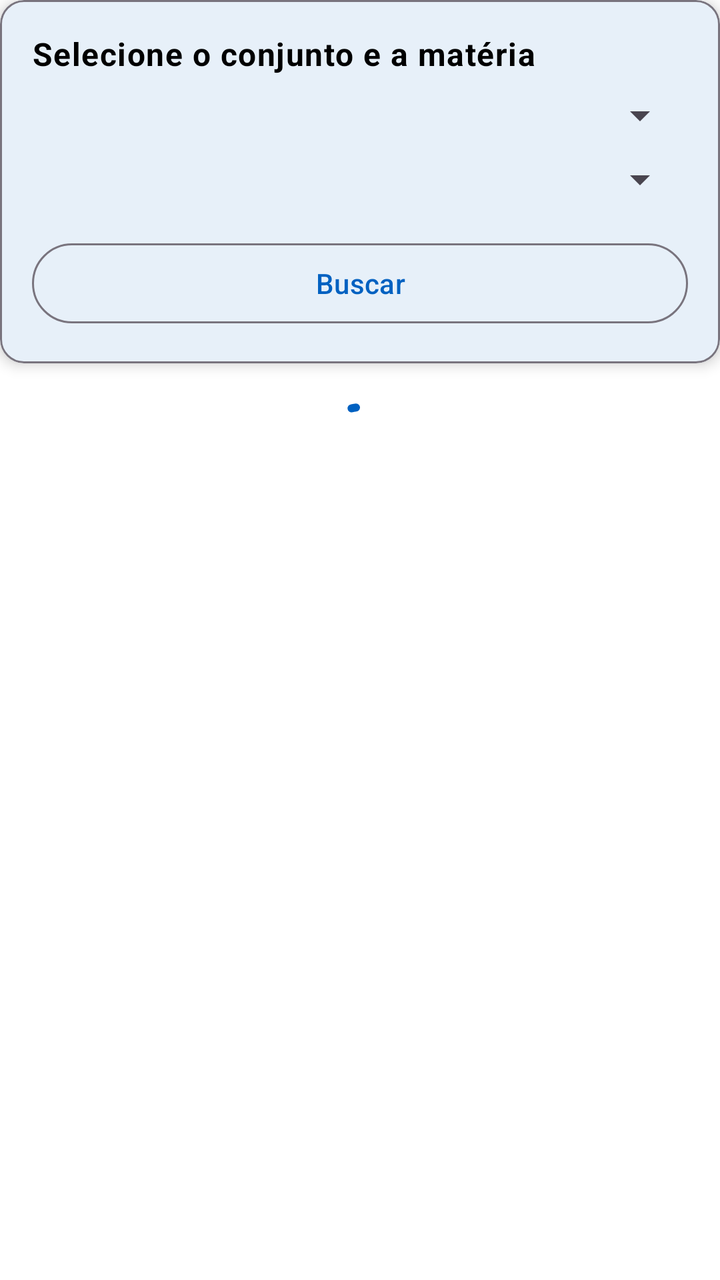
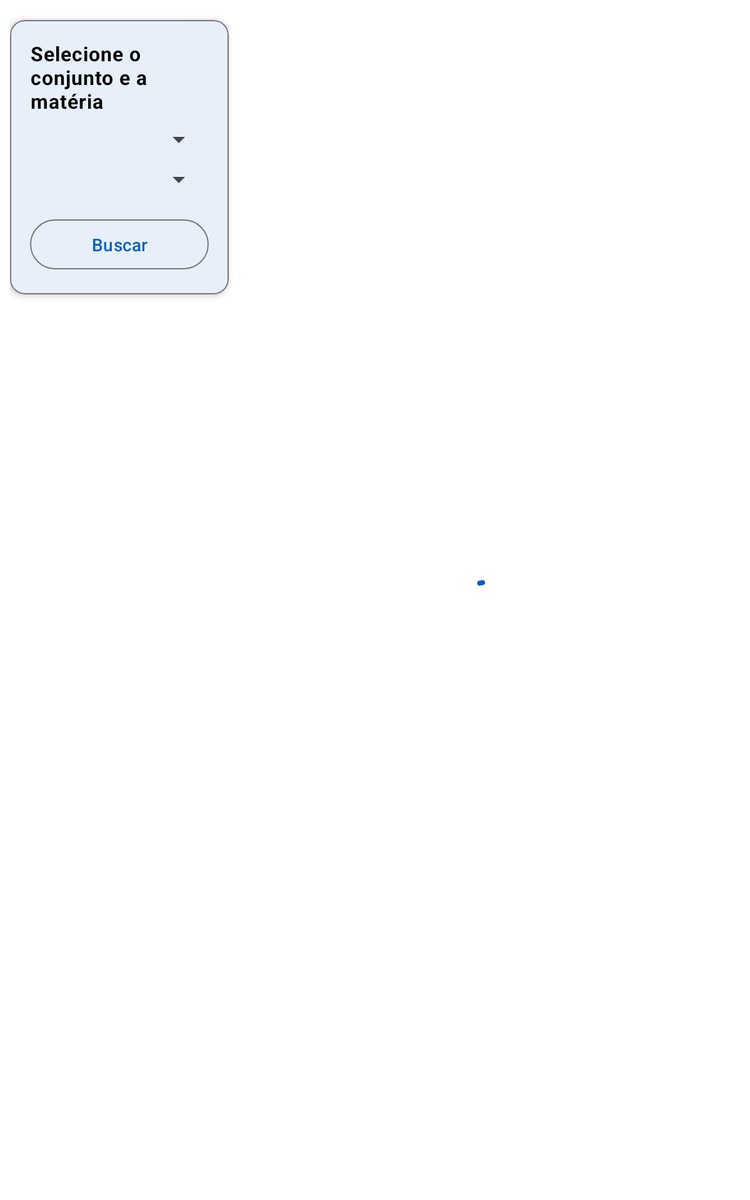

One screen, two layout resources from the same app: the default and the repository's alternative for another configuration. Each is rendered where Android would select it; the XML of both is given below.
<!-- AndroidManifest.xml: application theme Theme.ColégioEtapa -->
<!-- res/layout/fragment_provas_gabaritos.xml -->
<?xml version="1.0" encoding="utf-8"?>
<androidx.coordinatorlayout.widget.CoordinatorLayout xmlns:android="http://schemas.android.com/apk/res/android"
    xmlns:app="http://schemas.android.com/apk/res-auto"
    xmlns:tools="http://schemas.android.com/tools"
    android:layout_width="match_parent"
    android:layout_height="match_parent"
    android:background="@color/fundocartao"
    tools:context=".ProvasGabaritos"
    android:fitsSystemWindows="true"
    >

    <LinearLayout
        android:id="@+id/contentLayout"
        android:layout_width="match_parent"
        android:layout_height="match_parent"
        android:orientation="vertical"
        app:layout_behavior="@string/appbar_scrolling_view_behavior"
        android:paddingBottom="?attr/actionBarSize">

    <androidx.core.widget.NestedScrollView
            android:layout_width="match_parent"
            android:layout_height="match_parent"
            android:padding="0dp">

            <LinearLayout
                android:layout_width="match_parent"
                android:layout_height="wrap_content"
                android:orientation="vertical">

                <com.google.android.material.card.MaterialCardView
                    android:layout_width="match_parent"
                    android:layout_height="wrap_content"
                    app:cardBackgroundColor="@color/fundocartao"
                    app:cardElevation="4dp"
                    app:strokeColor="?attr/colorOutline"
                    app:strokeWidth="1dp">

                    <LinearLayout
                        android:layout_width="match_parent"
                        android:layout_height="wrap_content"
                        android:orientation="vertical"
                        android:padding="16dp">

                        <TextView
                            android:layout_width="match_parent"
                            android:layout_height="wrap_content"
                            android:text="@string/selecione_conjunto_materia"
                            android:textAppearance="?attr/textAppearanceBody1"
                            android:textColor="?attr/colorOnSurface"
                            android:textStyle="bold" />

                        <Spinner
                            android:id="@+id/spinnerConjunto"
                            android:layout_width="match_parent"
                            android:layout_height="wrap_content"
                            android:layout_marginTop="8dp" />

                        <Spinner
                            android:id="@+id/spinnerMateria"
                            android:layout_width="match_parent"
                            android:layout_height="wrap_content"
                            android:layout_marginTop="8dp" />

                        <com.google.android.material.button.MaterialButton
                            android:id="@+id/btnBuscar"
                            android:layout_width="match_parent"
                            android:layout_height="wrap_content"
                            android:layout_marginTop="16dp"
                            android:text="@string/buscar"
                            style="?attr/materialButtonOutlinedStyle" />

                    </LinearLayout>
                </com.google.android.material.card.MaterialCardView>

                <androidx.constraintlayout.widget.ConstraintLayout
                    android:id="@+id/containerResultado"
                    android:layout_width="match_parent"
                    android:layout_height="match_parent"
                    android:layout_marginTop="16dp">

                    <com.google.android.material.progressindicator.CircularProgressIndicator
                        android:id="@+id/progressBar"
                        android:layout_width="wrap_content"
                        android:layout_height="wrap_content"
                        android:indeterminate="true"
                        app:layout_constraintBottom_toBottomOf="parent"
                        app:layout_constraintEnd_toEndOf="parent"
                        app:layout_constraintStart_toStartOf="parent"
                        app:layout_constraintTop_toTopOf="parent" />

                    <androidx.recyclerview.widget.RecyclerView
                        android:id="@+id/recyclerProvas"
                        android:layout_width="match_parent"
                        android:layout_height="match_parent"
                        android:visibility="gone"
                        tools:listitem="@layout/item_prova_gabarito" />

                    <TextView
                        android:id="@+id/txtSemProvas"
                        android:layout_width="match_parent"
                        android:layout_height="wrap_content"
                        android:gravity="center"
                        android:padding="16dp"
                        android:text="@string/sem_provas_disponiveis"
                        android:textAppearance="?attr/textAppearanceBody1"
                        android:textColor="?attr/colorOnSurfaceVariant"
                        android:visibility="gone"
                        app:layout_constraintBottom_toBottomOf="parent"
                        app:layout_constraintEnd_toEndOf="parent"
                        app:layout_constraintStart_toStartOf="parent"
                        app:layout_constraintTop_toTopOf="parent" />

                    <TextView
                        android:id="@+id/txtSemDados"
                        android:layout_width="match_parent"
                        android:layout_height="wrap_content"
                        android:gravity="center"
                        android:padding="16dp"
                        android:text="@string/sem_dados"
                        android:textAppearance="?attr/textAppearanceBody1"
                        android:textColor="?attr/colorOnSurfaceVariant"
                        android:visibility="gone"
                        app:layout_constraintBottom_toBottomOf="parent"
                        app:layout_constraintEnd_toEndOf="parent"
                        app:layout_constraintStart_toStartOf="parent"
                        app:layout_constraintTop_toTopOf="parent" />
                </androidx.constraintlayout.widget.ConstraintLayout>

            </LinearLayout>
        </androidx.core.widget.NestedScrollView>
    </LinearLayout>

    
    <LinearLayout
        android:id="@+id/telaOffline"
        android:layout_width="match_parent"
        android:layout_height="match_parent"
        android:background="@color/fundocartao"
        android:orientation="vertical"
        android:gravity="center"
        android:padding="32dp"
        android:visibility="gone"
        app:layout_behavior="@string/appbar_scrolling_view_behavior">

        <ImageView
            android:layout_width="64dp"
            android:layout_height="64dp"
            android:src="@drawable/ic_no_connection"
            app:tint="?attr/colorOnSurface" />

        <TextView
            android:layout_width="wrap_content"
            android:layout_height="wrap_content"
            android:text="Sem internet"
            android:layout_marginTop="16dp"
            android:textAppearance="@style/TextAppearance.MaterialComponents.Headline6"/>

        <com.google.android.material.button.MaterialButton
            android:id="@+id/btn_tentar_novamente"
            android:layout_width="wrap_content"
            android:layout_height="wrap_content"
            android:layout_marginTop="24dp"
            android:text="TENTAR NOVAMENTE"
            style="@style/Widget.MaterialComponents.Button.OutlinedButton"/>
    </LinearLayout>
</androidx.coordinatorlayout.widget.CoordinatorLayout>
<!-- resources referenced by this layout -->
<resources>
  <color name="fundocartao">#FFFFFF</color>
  <string name="buscar">Buscar</string>
  <string name="selecione_conjunto_materia">Selecione o conjunto e a matéria</string>
  <string name="sem_dados">Não foi possível carregar os dados.</string>
  <string name="sem_provas_disponiveis">Não há provas disponíveis para a seleção atual.</string>
  <style name="Theme.ColégioEtapa" parent="Theme.Material3.DayNight.NoActionBar">
          
          <item name="colorOnSurface">@color/colorOnSurface</item>
          <item name="colorPrimary">@color/colorPrimary</item>
          <item name="colorOnPrimary">@color/colorOnPrimary</item>
          <item name="colorPrimaryContainer">@color/colorPrimaryContainer</item>
          <item name="colorSurface">@color/colorSurface</item>
          <item name="android:statusBarColor">@color/fundocartao</item>
          <item name="android:navigationBarColor">@android:color/transparent</item>
          <item name="colorSurfaceVariant">@color/md_theme_light_surfaceVariant</item>
          <item name="android:forceDarkAllowed">true</item>
          <item name="android:windowLightStatusBar">true</item>
  
          
          <item name="toolbarStyle">@style/Widget.ColégioEtapa.TopAppBar</item>
          <item name="bottomNavigationStyle">@style/Widget.ColégioEtapa.BottomNavigationView</item>
      </style>
  <color name="colorOnSurface">#000000</color>
  <color name="colorPrimary">#0061C1</color>
  <color name="colorOnPrimary">#FFFFFF</color>
  <color name="colorPrimaryContainer">#0061C1</color>
  <color name="colorSurface">#FFFFFF</color>
  <color name="md_theme_light_surfaceVariant">#F3EDF7</color>
</resources>
<!-- res/layout-sw600dp/fragment_provas_gabaritos.xml (the repository's variant of the layout above) -->
<!-- drawn on a 7-inch tablet held upright -->
<?xml version="1.0" encoding="utf-8"?>
<androidx.coordinatorlayout.widget.CoordinatorLayout xmlns:android="http://schemas.android.com/apk/res/android"
    xmlns:app="http://schemas.android.com/apk/res-auto"
    xmlns:tools="http://schemas.android.com/tools"
    android:layout_width="match_parent"
    android:layout_height="match_parent"
    android:background="@color/fundocartao"
    tools:context=".ProvasGabaritos"
    android:fitsSystemWindows="true">

    <androidx.constraintlayout.widget.ConstraintLayout
        android:id="@+id/contentLayout"
        android:layout_width="match_parent"
        android:layout_height="match_parent"
        app:layout_behavior="@string/appbar_scrolling_view_behavior">

        
        <LinearLayout
            android:id="@+id/barOffline"
            android:layout_width="0dp"
            android:layout_height="wrap_content"
            android:background="?attr/colorErrorContainer"
            android:gravity="center_vertical"
            android:orientation="horizontal"
            android:padding="8dp"
            android:visibility="gone"
            app:layout_constraintEnd_toEndOf="parent"
            app:layout_constraintStart_toStartOf="parent"
            app:layout_constraintTop_toTopOf="parent">

            <ImageView
                android:layout_width="24dp"
                android:layout_height="24dp"
                android:src="@drawable/ic_no_connection"
                app:tint="?attr/colorOnErrorContainer" />

            <TextView
                android:layout_width="wrap_content"
                android:layout_height="wrap_content"
                android:layout_marginStart="8dp"
                android:text="Sem conexão"
                android:textAppearance="?attr/textAppearanceBody2"
                android:textColor="?attr/colorOnErrorContainer"/>

            <View
                android:layout_width="0dp"
                android:layout_height="0dp"
                android:layout_weight="1" />

            <com.google.android.material.button.MaterialButton
                android:id="@+id/btnLogin"
                android:layout_width="wrap_content"
                android:layout_height="wrap_content"
                android:text="FAZER LOGIN"
                android:textAllCaps="true"
                style="@style/Widget.MaterialComponents.Button.OutlinedButton"/>
        </LinearLayout>

        
        <androidx.constraintlayout.widget.ConstraintLayout
            android:id="@+id/mainContainer"
            android:layout_width="0dp"
            android:layout_height="0dp"
            android:paddingBottom="0dp"
            android:paddingTop="8dp"
            android:paddingLeft="8dp"
            android:paddingRight="8dp"
            app:layout_constraintBottom_toBottomOf="parent"
            app:layout_constraintEnd_toEndOf="parent"
            app:layout_constraintStart_toStartOf="parent"
            app:layout_constraintTop_toBottomOf="@id/barOffline">

            
            <androidx.constraintlayout.widget.Guideline
                android:id="@+id/guideline"
                android:layout_width="wrap_content"
                android:layout_height="wrap_content"
                android:orientation="vertical"
                app:layout_constraintGuide_percent="0.3"/>

            
            <com.google.android.material.card.MaterialCardView
                android:id="@+id/filterCard"
                android:layout_width="0dp"
                android:layout_height="wrap_content"
                app:cardBackgroundColor="@color/fundocartao"
                app:cardElevation="4dp"
                app:strokeColor="?attr/colorOutline"
                app:strokeWidth="1dp"
                app:layout_constraintEnd_toStartOf="@+id/separator"
                app:layout_constraintStart_toStartOf="parent"
                app:layout_constraintTop_toTopOf="parent"
                android:layout_marginTop="8dp">

                <LinearLayout
                    android:layout_width="match_parent"
                    android:layout_height="wrap_content"
                    android:orientation="vertical"
                    android:padding="16dp">

                    <TextView
                        android:layout_width="match_parent"
                        android:layout_height="wrap_content"
                        android:text="@string/selecione_conjunto_materia"
                        android:textAppearance="?attr/textAppearanceBody1"
                        android:textColor="?attr/colorOnSurface"
                        android:textStyle="bold"/>

                    <Spinner
                        android:id="@+id/spinnerConjunto"
                        android:layout_width="match_parent"
                        android:layout_height="wrap_content"
                        android:layout_marginTop="8dp"/>

                    <Spinner
                        android:id="@+id/spinnerMateria"
                        android:layout_width="match_parent"
                        android:layout_height="wrap_content"
                        android:layout_marginTop="8dp"/>

                    <com.google.android.material.button.MaterialButton
                        android:id="@+id/btnBuscar"
                        android:layout_width="match_parent"
                        android:layout_height="wrap_content"
                        android:layout_marginTop="16dp"
                        android:text="@string/buscar"
                        style="?attr/materialButtonOutlinedStyle"/>
                </LinearLayout>
            </com.google.android.material.card.MaterialCardView>

            
            <View
                android:id="@+id/separator"
                android:layout_width="1dp"
                android:layout_height="0dp"
                android:background="@color/fundocartao"
                app:layout_constraintBottom_toBottomOf="parent"
                app:layout_constraintEnd_toStartOf="@+id/resultContainer"
                app:layout_constraintStart_toEndOf="@id/guideline"
                app:layout_constraintTop_toTopOf="parent" />

            
            <androidx.constraintlayout.widget.ConstraintLayout
                android:id="@+id/resultContainer"
                android:layout_width="0dp"
                android:layout_height="0dp"
                app:layout_constraintBottom_toBottomOf="parent"
                app:layout_constraintEnd_toEndOf="parent"
                app:layout_constraintStart_toEndOf="@id/separator"
                app:layout_constraintWidth_max="@dimen/max_card_width_provas"
                app:layout_constraintTop_toTopOf="parent">

                <FrameLayout
                    android:layout_width="match_parent"
                    android:layout_height="match_parent"
                    android:padding="16dp">

                    <com.google.android.material.progressindicator.CircularProgressIndicator
                        android:id="@+id/progressBar"
                        android:layout_width="48dp"
                        android:layout_height="48dp"
                        android:indeterminate="true"
                        android:layout_gravity="center"/>

                    <androidx.recyclerview.widget.RecyclerView
                        android:id="@+id/recyclerProvas"
                        android:layout_width="match_parent"
                        android:layout_height="match_parent"
                        android:visibility="gone"
                        tools:listitem="@layout/item_prova_gabarito"/>

                    <TextView
                        android:id="@+id/txtSemProvas"
                        android:layout_width="match_parent"
                        android:layout_height="wrap_content"
                        android:gravity="center"
                        android:padding="16dp"
                        android:text="@string/sem_provas_disponiveis"
                        android:textAppearance="?attr/textAppearanceBody1"
                        android:textColor="?attr/colorOnSurfaceVariant"
                        android:visibility="gone"
                        android:layout_gravity="center"/>

                    <TextView
                        android:id="@+id/txtSemDados"
                        android:layout_width="match_parent"
                        android:layout_height="wrap_content"
                        android:gravity="center"
                        android:padding="16dp"
                        android:text="@string/sem_dados"
                        android:textAppearance="?attr/textAppearanceBody1"
                        android:textColor="?attr/colorOnSurfaceVariant"
                        android:visibility="gone"
                        android:layout_gravity="center"/>
                </FrameLayout>
            </androidx.constraintlayout.widget.ConstraintLayout>
        </androidx.constraintlayout.widget.ConstraintLayout>
    </androidx.constraintlayout.widget.ConstraintLayout>

    
    <LinearLayout
        android:id="@+id/telaOffline"
        android:layout_width="match_parent"
        android:layout_height="match_parent"
        android:background="@color/fundocartao"
        android:gravity="center"
        android:orientation="vertical"
        android:padding="32dp"
        android:visibility="gone"
        app:layout_behavior="@string/appbar_scrolling_view_behavior">

        <ImageView
            android:layout_width="64dp"
            android:layout_height="64dp"
            android:src="@drawable/ic_no_connection"
            app:tint="?attr/colorOnSurface"/>

        <TextView
            android:layout_width="wrap_content"
            android:layout_height="wrap_content"
            android:text="Sem internet"
            android:layout_marginTop="16dp"
            android:textAppearance="@style/TextAppearance.MaterialComponents.Headline6"/>

        <com.google.android.material.button.MaterialButton
            android:id="@+id/btn_tentar_novamente"
            android:layout_width="wrap_content"
            android:layout_height="wrap_content"
            android:layout_marginTop="24dp"
            android:text="TENTAR NOVAMENTE"
            style="@style/Widget.MaterialComponents.Button.OutlinedButton"/>
    </LinearLayout>
</androidx.coordinatorlayout.widget.CoordinatorLayout>
<!-- resources referenced by the variant -->
<!-- as a 7-inch tablet held upright resolves them -->
<resources>
  <color name="fundocartao">#FFFFFF</color>
  <!-- from res/values-sw600dp/ -->
  <dimen name="max_card_width_provas">500dp</dimen>
  <string name="buscar">Buscar</string>
  <string name="selecione_conjunto_materia">Selecione o conjunto e a matéria</string>
  <string name="sem_dados">Não foi possível carregar os dados.</string>
  <string name="sem_provas_disponiveis">Não há provas disponíveis para a seleção atual.</string>
  <style name="Theme.ColégioEtapa" parent="Theme.Material3.DayNight.NoActionBar">
          
          <item name="colorOnSurface">@color/colorOnSurface</item>
          <item name="colorPrimary">@color/colorPrimary</item>
          <item name="colorOnPrimary">@color/colorOnPrimary</item>
          <item name="colorPrimaryContainer">@color/colorPrimaryContainer</item>
          <item name="colorSurface">@color/colorSurface</item>
          <item name="android:statusBarColor">@color/fundocartao</item>
          <item name="android:navigationBarColor">@android:color/transparent</item>
          <item name="colorSurfaceVariant">@color/md_theme_light_surfaceVariant</item>
          <item name="android:forceDarkAllowed">true</item>
          <item name="android:windowLightStatusBar">true</item>
  
          
          <item name="toolbarStyle">@style/Widget.ColégioEtapa.TopAppBar</item>
          <item name="bottomNavigationStyle">@style/Widget.ColégioEtapa.BottomNavigationView</item>
      </style>
  <color name="colorOnSurface">#000000</color>
  <color name="colorPrimary">#0061C1</color>
  <color name="colorOnPrimary">#FFFFFF</color>
  <color name="colorPrimaryContainer">#0061C1</color>
  <color name="colorSurface">#FFFFFF</color>
  <color name="md_theme_light_surfaceVariant">#F3EDF7</color>
</resources>
